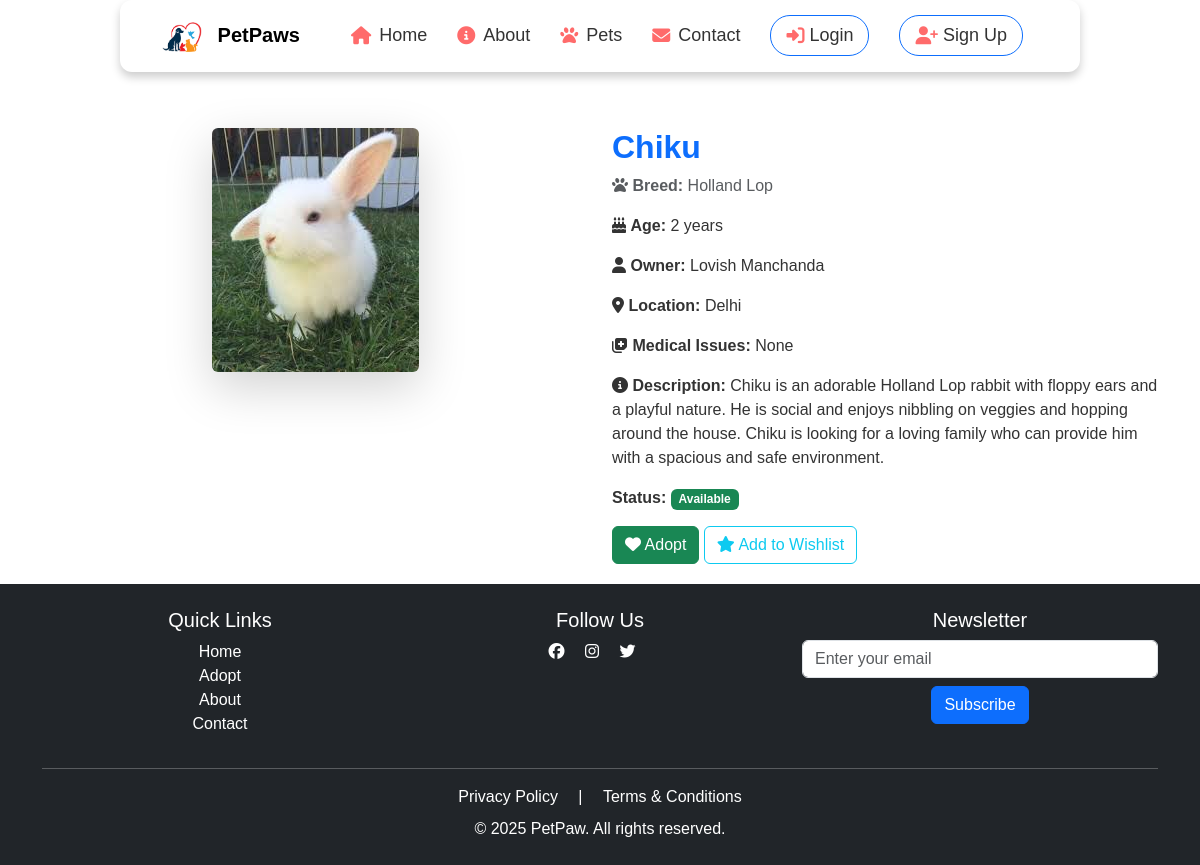
The page /pet/3 on the database its author committed.
### app.py (models this page shows, shortened)
class Pet(db.Model):
    id = db.Column(db.Integer, primary_key=True)
    name = db.Column(db.String(100), nullable=False)
    breed = db.Column(db.String(100), nullable=False)
    age = db.Column(db.Integer, nullable=False)
    description = db.Column(db.Text, nullable=True)
    image_filename = db.Column(db.String(255), nullable=True, default="default_pet.jpg")  # Default image if none uploaded
    status = db.Column(db.String(50), default="Available")  # Available, Adopted, etc.
    owner_id = db.Column(db.Integer, db.ForeignKey("user.id"), nullable=False)  # Link to User table
    medical_issues = db.Column(db.String(255), nullable=True)  # Any medical issues (Yes/No + Description)
    pet_type = db.Column(db.String(50), nullable=False)  # Dropdown (Dog, Cat, Bird, Horse, Other)
    other_pet_type = db.Column(db.String(100), nullable=True)  # If "Other" is selected
    address = db.Column(db.String(255), nullable=False)  # Pet's location
    owner = db.relationship("User", backref="pets")

class User(db.Model, UserMixin):
    __tablename__ = "user"
    id = db.Column(db.Integer, primary_key=True)
    name = db.Column(db.String(150), nullable=False)
    email = db.Column(db.String(150), unique=True, nullable=False)
    password_hash = db.Column(db.String(256), nullable=False)
    mobile = db.Column(db.String(15), nullable=False)
    role = db.Column(db.String(50), nullable=False, default='user')
    wishlist_pets = db.relationship('Pet', secondary=wishlist, backref='wishlist_users')

### app.py (the view)
@app.route("/pet/<int:id>")
def pet_profile(id):
    pet = Pet.query.get_or_404(id)
    return render_template("pet_profile.html", pet=pet)

### templates/pet_profile.html
{% extends "base.html" %}
{% block content %}
<link rel="stylesheet" href="{{ url_for('static', filename='petstyles.css') }}">
<div class="container mt-5">
    <div class="row">
        <div class="col-lg-6 text-center">
            <img src="{{ url_for('static', filename='images/' + pet.image_filename) }}" class="img-fluid rounded shadow-lg pet-profile-img" alt="{{ pet.name }}">
        </div>
        <div class="col-lg-6">
            <h2 class="fw-bold text-primary">{{ pet.name }}</h2>
            <p class="text-muted"><i class="fas fa-paw"></i> <strong>Breed:</strong> {{ pet.breed }}</p>
            <p><i class="fas fa-birthday-cake"></i> <strong>Age:</strong> {{ pet.age }} years</p>
            <p><i class="fas fa-user"></i> <strong>Owner:</strong> {{ pet.owner.name }}</p>
            <p><i class="fas fa-map-marker-alt"></i> <strong>Location:</strong> {{ pet.address }}</p>
            <p><i class="fas fa-notes-medical"></i> <strong>Medical Issues:</strong> {{ pet.medical_issues if pet.medical_issues else "None" }}</p>
            <p><i class="fas fa-info-circle"></i> <strong>Description:</strong> {{ pet.description }}</p>
            <p><strong>Status:</strong>
                <span class="badge {% if pet.status == 'Available' %} bg-success {% else %} bg-secondary {% endif %}">
                    {{ pet.status }}
                </span>
            </p>
            {% if current_user.id == pet.owner_id %}
                <div class="mt-3">
                    <a href="{{ url_for('edit_pet', id=pet.id) }}" class="btn btn-warning"><i class="fas fa-edit"></i> Edit</a>
                    <a href="{{ url_for('delete_pet', id=pet.id) }}" class="btn btn-danger" onclick="return confirm('Are you sure you want to delete this pet?');">
                        <i class="fas fa-trash"></i> Delete
                    </a>
                </div>
            {% else %}
                <div class="mt-3">
                    <form action="{{ url_for('adopt_pet', id=pet.id) }}" method="POST" style="display: inline;">
                        <button type="submit" class="btn btn-success"><i class="fas fa-heart"></i> Adopt</button>
                    </form>
                    <a href="{{ url_for('add_to_wishlist', pet_id=pet.id) }}" class="btn btn-outline-info">
                        <i class="fas fa-star"></i> Add to Wishlist
                    </a>
                </div>
            {% endif %}
        </div>
    </div>
</div>
{% endblock %}

### static/styles.css (style rules this page uses)
body { font-family: 'Poppins', sans-serif; background-color: #f8f9fa; color: #333; transition: background-color 0.3s ease-in-out; }
* { margin: 0; padding: 0; box-sizing: border-box; font-family: 'Poppins', sans-serif; }
body { margin: 0; padding: 0; background: #ffffff; position: relative; min-height: 100vh; }

### templates/base.html (style rules this page uses)
body { padding-top: 80px; }
html, body { height: 100%; margin: 0; display: flex; flex-direction: column; }

### rows shown on the page
Pet: image_filename (picture), name "Chiku", breed "Holland Lop", age "2", address "Delhi", medical_issues "None", description "Chiku is an adorable Holland Lop rabbit with floppy ears and a playful nature. He is social and enjoys nibbling on veggies and hopping around the house. Chiku is looking for a loving family who can provide him with a spacious and safe environment.", status "Available"
User: owner.name "Lovish Manchanda"
